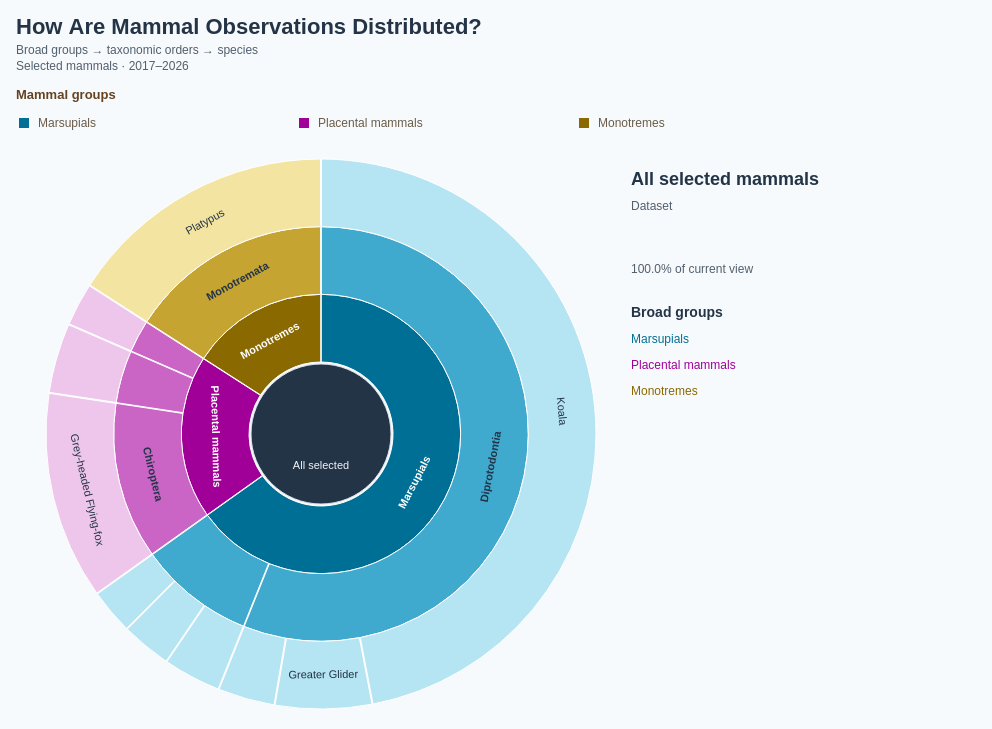

The specification (Vega-Lite) saved for this image:
### Vega specification from a JSON file in a GitHub repository (floating-point values rounded to 4 significant figures)
{"$schema": "https://vega.github.io/schema/vega/v5.json", "description": "Zoomable sunburst using exactly the 4,034 observations for the 10 species embedded in DotMap.vg.json. Broad mammal group → taxonomic order → species. Species counts are aggregated directly from DotMap observations, including its coordinate and species selection. Higher taxonomy matched by genus to the Mammal Diversity Database, https://raw.githubusercontent.com/mammaldiversity/mammaldiversity.github.io/master/_data/mdd.csv (retrieved 2026-10-10); input scientific names retained. Internal counts are zero to avoid double counting. Counts reflect recording activity, not animal abundance. Click groups or orders to focus; click centre to return to parent; Escape resets. All data embedded. All rings follow mammal-group colours, with lighter shades for taxonomic orders and species. Uses the 10 most recent available observation years (2017–2026), including partial 2026.", "width": 960, "height": 614, "padding": 16, "background": "#f7fafc", "title": {"text": "How Are Mammal Observations Distributed?", "subtitle": ["Broad groups → taxonomic orders → species", "Selected mammals · 2017–2026"], "anchor": "start", "fontSize": 22, "color": "#243447", "subtitleFontSize": 12, "subtitleColor": "#52606d", "offset": 16, "subtitlePadding": 6, "subtitleLineHeight": 16}, "signals": [{"name": "persistentFocus", "value": "all", "on": [{"events": "@segments:click, @childLabels:click", "update": "datum.children > 0 ? datum.id : persistentFocus"}, {"events": "@centre:click", "update": "persistentFocus === 'all' ? 'all' : data('focusNode')[0].parent"}, {"events": "view:keydown[event.key === 'Escape']", "update": "'all'"}, {"events": {"signal": "selectedMammalGroup"}, "update": "selectedMammalGroup || 'all'"}]}, {"name": "hovered", "value": null, "on": [{"events": "@segments:mouseover, @childLabels:mouseover", "update": "datum.id"}, {"events": "@segments:mouseout, @childLabels:mouseout", "update": "null"}, {"events": {"signal": "focus"}, "update": "null"}]}, {"name": "current", "update": "data('focusNode')[0]"}, {"name": "hole", "value": 72}, {"name": "radius", "value": 275}, {"name": "ring", "update": "(radius - hole) / (3 - current.depth)"}, {"name": "detail", "update": "hovered ? data('hoverNode')[0] : current"}, {"name": "legendColumnWidth", "value": 280}, {"name": "legendSymbolSize", "value": 100}, {"name": "selectedMammalGroup", "value": null, "on": [{"events": "@groupLegendSymbols:click, @groupLegendLabels:click", "update": "selectedMammalGroup === datum.group ? null : datum.group"}]}, {"name": "hoveredMammalGroup", "value": null, "on": [{"events": "@groupLegendSymbols:mouseover, @groupLegendLabels:mouseover", "update": "datum.group"}, {"events": "@groupLegendSymbols:mouseout, @groupLegendLabels:mouseout", "update": "null"}]}, {"name": "focus", "update": "hoveredMammalGroup != null ? hoveredMammalGroup : persistentFocus"}], "data": [{"name": "taxonomy", "values": [{"id": "all", "parent": null, "label": "All selected mammals", "level": "Dataset", "count": 0, "path": "All selected mammals", "total": 4034, "speciesCount": 10}, {"id": "Marsupials", "parent": "all", "label": "Marsupials", "group": "Marsupials", "level": "Broad group", "count": 0, "path": "All selected mammals → Marsupials", "total": 2628, "speciesCount": 6}, {"id": "order:Dasyuromorphia", "parent": "Marsupials", "label": "Dasyuromorphia", "group": "Marsupials", "level": "Order", "count": 0, "path": "Marsupials → Dasyuromorphia", "total": 366, "speciesCount": 3}, {"id": "species:Dasyurus maculatus", "parent": "order:Dasyuromorphia", "label": "Spotted-tailed Quoll", "scientific": "Dasyurus maculatus", "group": "Marsupials", "level": "Species", "count": 120, "path": "Marsupials → Dasyuromorphia → Spotted-tailed Quoll", "total": 120, "speciesCount": 1}, {"id": "species:Dasyurus viverrinus", "parent": "order:Dasyuromorphia", "label": "Eastern Quoll", "scientific": "Dasyurus viverrinus", "group": "Marsupials", "level": "Species", "count": 108, "path": "Marsupials → Dasyuromorphia → Eastern Quoll", "total": 108, "speciesCount": 1}, {"id": "species:Sarcophilus harrisii", "parent": "order:Dasyuromorphia", "label": "Tasmanian Devil", "scientific": "Sarcophilus harrisii", "group": "Marsupials", "level": "Species", "count": 138, "path": "Marsupials → Dasyuromorphia → Tasmanian Devil", "total": 138, "speciesCount": 1}, {"id": "order:Diprotodontia", "parent": "Marsupials", "label": "Diprotodontia", "group": "Marsupials", "level": "Order", "count": 0, "path": "Marsupials → Diprotodontia", "total": 2262, "speciesCount": 3}, {"id": "species:Petauroides volans", "parent": "order:Diprotodontia", "label": "Greater Glider", "scientific": "Petauroides volans", "group": "Marsupials", "level": "Species", "count": 230, "path": "Marsupials → Diprotodontia → Greater Glider", "total": 230, "speciesCount": 1}, {"id": "species:Phascolarctos cinereus", "parent": "order:Diprotodontia", "label": "Koala", "scientific": "Phascolarctos cinereus", "group": "Marsupials", "level": "Species", "count": 1896, "path": "Marsupials → Diprotodontia → Koala", "total": 1896, "speciesCount": 1}, {"id": "species:Setonix brachyurus", "parent": "order:Diprotodontia", "label": "Quokka", "scientific": "Setonix brachyurus", "group": "Marsupials", "level": "Species", "count": 136, "path": "Marsupials → Diprotodontia → Quokka", "total": 136, "speciesCount": 1}, {"id": "Placental mammals", "parent": "all", "label": "Placental mammals", "group": "Placental mammals", "level": "Broad group", "count": 0, "path": "All selected mammals → Placental mammals", "total": 764, "speciesCount": 3}, {"id": "order:Carnivora", "parent": "Placental mammals", "label": "Carnivora", "group": "Placental mammals", "level": "Order", "count": 0, "path": "Placental mammals → Carnivora", "total": 103, "speciesCount": 1}, {"id": "species:Neophoca cinerea", "parent": "order:Carnivora", "label": "Australian Sea Lion", "scientific": "Neophoca cinerea", "group": "Placental mammals", "level": "Species", "count": 103, "path": "Placental mammals → Carnivora → Australian Sea Lion", "total": 103, "speciesCount": 1}, {"id": "order:Chiroptera", "parent": "Placental mammals", "label": "Chiroptera", "group": "Placental mammals", "level": "Order", "count": 0, "path": "Placental mammals → Chiroptera", "total": 494, "speciesCount": 1}, {"id": "species:Pteropus poliocephalus", "parent": "order:Chiroptera", "label": "Grey-headed Flying-fox", "scientific": "Pteropus poliocephalus", "group": "Placental mammals", "level": "Species", "count": 494, "path": "Placental mammals → Chiroptera → Grey-headed Flying-fox", "total": 494, "speciesCount": 1}, {"id": "order:Lagomorpha", "parent": "Placental mammals", "label": "Lagomorpha", "group": "Placental mammals", "level": "Order", "count": 0, "path": "Placental mammals → Lagomorpha", "total": 167, "speciesCount": 1}, {"id": "species:Oryctolagus cuniculus", "parent": "order:Lagomorpha", "label": "European Rabbit", "scientific": "Oryctolagus cuniculus", "group": "Placental mammals", "level": "Species", "count": 167, "path": "Placental mammals → Lagomorpha → European Rabbit", "total": 167, "speciesCount": 1}, {"id": "Monotremes", "parent": "all", "label": "Monotremes", "group": "Monotremes", "level": "Broad group", "count": 0, "path": "All selected mammals → Monotremes", "total": 642, "speciesCount": 1}, {"id": "order:Monotremata", "parent": "Monotremes", "label": "Monotremata", "group": "Monotremes", "level": "Order", "count": 0, "path": "Monotremes → Monotremata", "total": 642, "speciesCount": 1}, {"id": "species:Ornithorhynchus anatinus", "parent": "order:Monotremata", "label": "Platypus", "scientific": "Ornithorhynchus anatinus", "group": "Monotremes", "level": "Species", "count": 642, "path": "Monotremes → Monotremata → Platypus", "total": 642, "speciesCount": 1}]}, {"name": "tree", "source": "taxonomy", "transform": [{"type": "stratify", "key": "id", "parentKey": "parent"}, {"type": "partition", "field": "count", "sort": {"field": "value", "order": "descending"}, "size": [1, 1]}]}, {"name": "focusNode", "source": "tree", "transform": [{"type": "filter", "expr": "datum.id === focus"}]}, {"name": "hoverNode", "source": "tree", "transform": [{"type": "filter", "expr": "datum.id === hovered"}]}, {"name": "visible", "source": "tree", "transform": [{"type": "filter", "expr": "datum.depth > current.depth && datum.x0 >= current.x0 - 1e-10 && datum.x1 <= current.x1 + 1e-10"}, {"type": "formula", "expr": "2 * PI * (datum.x0 - current.x0) / (current.x1 - current.x0)", "as": "start"}, {"type": "formula", "expr": "2 * PI * (datum.x1 - current.x0) / (current.x1 - current.x0)", "as": "end"}, {"type": "formula", "expr": "hole + (datum.depth - current.depth - 1) * ring", "as": "inner"}, {"type": "formula", "expr": "hole + (datum.depth - current.depth) * ring", "as": "outer"}, {"type": "formula", "expr": "(datum.start + datum.end) / 2", "as": "mid"}]}, {"name": "children", "source": "tree", "transform": [{"type": "filter", "expr": "datum.parent === focus"}, {"type": "window", "sort": {"field": ["total", "label"], "order": ["descending", "ascending"]}, "ops": ["row_number"], "as": ["rank"]}, {"type": "filter", "expr": "datum.rank <= 12"}]}, {"name": "groupLegend", "values": [{"group": "Marsupials", "x": 16}, {"group": "Placental mammals", "x": 240}, {"group": "Monotremes", "x": 505}]}], "scales": [{"name": "groupColor", "type": "ordinal", "domain": ["Marsupials", "Placental mammals", "Monotremes"], "range": ["#006F95", "#A00097", "#8A6900"]}, {"name": "orderColor", "type": "ordinal", "domain": ["Marsupials", "Placental mammals", "Monotremes"], "range": ["#40A9CE", "#CA65C5", "#C5A431"]}, {"name": "leafColor", "type": "ordinal", "domain": ["Marsupials", "Placental mammals", "Monotremes"], "range": ["#B5E4F2", "#EEC6EC", "#F3E4A1"]}], "marks": [{"name": "segments", "type": "arc", "from": {"data": "visible"}, "encode": {"update": {"x": {"value": 305}, "y": {"value": 335}, "startAngle": {"field": "start"}, "endAngle": {"field": "end"}, "innerRadius": {"field": "inner"}, "outerRadius": {"field": "outer"}, "fill": {"signal": "scale(datum.depth === 1 ? 'groupColor' : datum.depth === 2 ? 'orderColor' : 'leafColor', datum.group)"}, "fillOpacity": {"value": 1}, "stroke": {"signal": "hovered === datum.id ? '#243447' : '#ffffff'"}, "strokeWidth": {"signal": "hovered === datum.id ? 2.5 : 1"}, "padAngle": {"value": 0.003}, "cursor": {"signal": "datum.children > 0 ? 'pointer' : 'default'"}, "tooltip": {"signal": "{'Name': datum.label, 'Level': datum.level, 'Scientific name': datum.scientific || '—', 'Observations': format(datum.total, ',d'), 'Share of current view': format(datum.total / current.total, '.1%'), 'Species': datum.speciesCount}"}, "description": {"signal": "datum.path + ': ' + format(datum.total, ',d') + ' observations'"}}}}, {"name": "arcLabels", "type": "text", "interactive": false, "from": {"data": "visible"}, "encode": {"update": {"x": {"value": 305}, "y": {"value": 335}, "theta": {"field": "mid"}, "radius": {"signal": "(datum.inner + datum.outer) / 2"}, "angle": {"signal": "datum.mid * 180 / PI + (datum.mid > PI / 2 && datum.mid < 3 * PI / 2 ? 180 : 0)"}, "align": {"value": "center"}, "baseline": {"value": "middle"}, "text": {"signal": "datum.id === 'order:Dasyuromorphia' ? '' : datum.label"}, "fontSize": {"value": 11}, "fontWeight": {"signal": "datum.children > 0 ? 'bold' : 'normal'"}, "fill": {"signal": "datum.depth === 1 ? '#ffffff' : '#243447'"}, "limit": {"signal": "min(130, (datum.end - datum.start) * (datum.inner + datum.outer) / 2 - 12)"}, "opacity": {"signal": "(datum.end - datum.start) * (datum.inner + datum.outer) / 2 > 65 ? 1 : 0"}}}}, {"name": "centre", "type": "arc", "encode": {"update": {"x": {"value": 305}, "y": {"value": 335}, "startAngle": {"value": 0}, "endAngle": {"signal": "2 * PI"}, "innerRadius": {"value": 0}, "outerRadius": {"signal": "hole - 2"}, "fill": {"value": "#243447"}, "stroke": {"value": "#dce4ed"}, "cursor": {"signal": "focus === 'all' ? 'default' : 'pointer'"}, "tooltip": {"signal": "{'Current group': current.label}"}}}}, {"name": "centreCount", "type": "text", "interactive": false, "encode": {"update": {"x": {"value": 305}, "y": {"value": 327}, "text": {"value": ""}, "fontSize": {"value": 22}, "fill": {"value": "#ffffff"}, "align": {"value": "center"}, "fontWeight": {"value": "bold"}}}}, {"name": "centreCaption", "type": "text", "interactive": false, "encode": {"update": {"x": {"value": 305}, "y": {"value": 350}, "text": {"value": ""}, "fontSize": {"value": 11}, "fill": {"value": "#F1F4F8"}, "align": {"value": "center"}}}}, {"name": "centreBack", "type": "text", "interactive": false, "encode": {"update": {"x": {"value": 305}, "y": {"value": 370}, "text": {"signal": "focus === 'all' ? 'All selected' : '↑ Go back'"}, "fontSize": {"value": 11}, "fill": {"value": "#F1F4F8"}, "align": {"value": "center"}}}}, {"name": "detailTitle", "type": "text", "interactive": false, "encode": {"update": {"x": {"value": 615}, "y": {"value": 86}, "text": {"signal": "detail.label"}, "fontSize": {"value": 18}, "fill": {"value": "#243447"}, "fontWeight": {"value": "bold"}, "limit": {"value": 330}}}}, {"name": "detailLevel", "type": "text", "interactive": false, "encode": {"update": {"x": {"value": 615}, "y": {"value": 111}, "text": {"signal": "detail.level + (detail.scientific ? ' · ' + detail.scientific : '')"}, "fontSize": {"value": 12}, "fill": {"value": "#52606d"}, "limit": {"value": 330}}}}, {"name": "detailCount", "type": "text", "interactive": false, "encode": {"update": {"x": {"value": 615}, "y": {"value": 147}, "text": {"value": ""}, "fontSize": {"value": 22}, "fill": {"value": "#243447"}, "fontWeight": {"value": "bold"}}}}, {"name": "detailShare", "type": "text", "interactive": false, "encode": {"update": {"x": {"value": 615}, "y": {"value": 174}, "text": {"signal": "format(detail.total / current.total, '.1%') + ' of current view'"}, "fontSize": {"value": 12}, "fill": {"value": "#52606d"}}}}, {"name": "listTitle", "type": "text", "interactive": false, "encode": {"update": {"x": {"value": 615}, "y": {"value": 218}, "text": {"signal": "current.depth === 0 ? 'Broad groups' : current.depth === 1 ? 'Taxonomic orders' : 'Species'"}, "fontSize": {"value": 14}, "fill": {"value": "#243447"}, "fontWeight": {"value": "bold"}}}}, {"name": "childLabels", "type": "text", "from": {"data": "children"}, "encode": {"update": {"x": {"value": 615}, "y": {"signal": "244 + (datum.rank - 1) * 26"}, "text": {"field": "label"}, "fontSize": {"value": 12}, "fill": {"scale": "groupColor", "field": "group"}, "fontWeight": {"signal": "hovered === datum.id ? 'bold' : 'normal'"}, "limit": {"value": 245}, "cursor": {"signal": "datum.children > 0 ? 'pointer' : 'default'"}, "tooltip": {"signal": "{'Name': datum.label, 'Observations': format(datum.total, ',d'), 'Share of current view': format(datum.total / current.total, '.1%')}"}}}}, {"name": "childCounts", "type": "text", "interactive": false, "from": {"data": "children"}, "encode": {"update": {"x": {"value": 944}, "y": {"signal": "244 + (datum.rank - 1) * 26"}, "align": {"value": "right"}, "text": {"value": ""}, "fontSize": {"value": 12}, "fill": {"value": "#52606d"}}}}, {"name": "groupLegendSymbols", "type": "symbol", "from": {"data": "groupLegend"}, "encode": {"update": {"x": {"signal": "8 + (datum.group === 'Marsupials' ? 0 : datum.group === 'Placental mammals' ? 1 : 2) * legendColumnWidth"}, "y": {"value": 24}, "shape": {"value": "square"}, "size": {"signal": "legendSymbolSize"}, "fill": {"scale": "groupColor", "field": "group"}, "cursor": {"value": "pointer"}, "opacity": {"signal": "focus === 'all' || current.group === datum.group ? 1 : 0.3"}}}, "interactive": true}, {"name": "groupLegendLabels", "type": "text", "from": {"data": "groupLegend"}, "encode": {"update": {"x": {"signal": "22 + (datum.group === 'Marsupials' ? 0 : datum.group === 'Placental mammals' ? 1 : 2) * legendColumnWidth"}, "y": {"value": 24}, "baseline": {"value": "middle"}, "text": {"field": "group"}, "fontSize": {"value": 12}, "fill": {"value": "#6a5b49"}, "font": {"value": "Arial"}, "cursor": {"value": "pointer"}, "opacity": {"signal": "focus === 'all' || current.group === datum.group ? 1 : 0.3"}, "fontWeight": {"signal": "focus !== 'all' && current.group === datum.group ? 'bold' : 'normal'"}}}, "interactive": true}, {"name": "groupLegendTitle", "type": "text", "interactive": false, "encode": {"update": {"x": {"value": 0}, "y": {"value": 0}, "text": {"value": "Mammal groups"}, "font": {"value": "Arial"}, "fontSize": {"value": 13}, "fontWeight": {"value": "bold"}, "fill": {"value": "#634320"}}}}], "config": {"font": "Arial", "legend": {"labelFont": "Arial", "titleFont": "Arial", "labelFontSize": 12, "titleFontSize": 13, "titleFontWeight": "bold", "labelColor": "#6a5b49", "titleColor": "#634320", "symbolType": "square", "symbolSize": 100, "rowPadding": 8, "columnPadding": 24, "labelOffset": 8}}, "usermeta": {"observationWindow": {"source": "Dataset/observations-794195.csv", "dateField": "observed_on", "years": [2017, 2018, 2019, 2020, 2021, 2022, 2023, 2024, 2025, 2026], "yearCount": 10, "includesPartialLatestYear": true}}}
